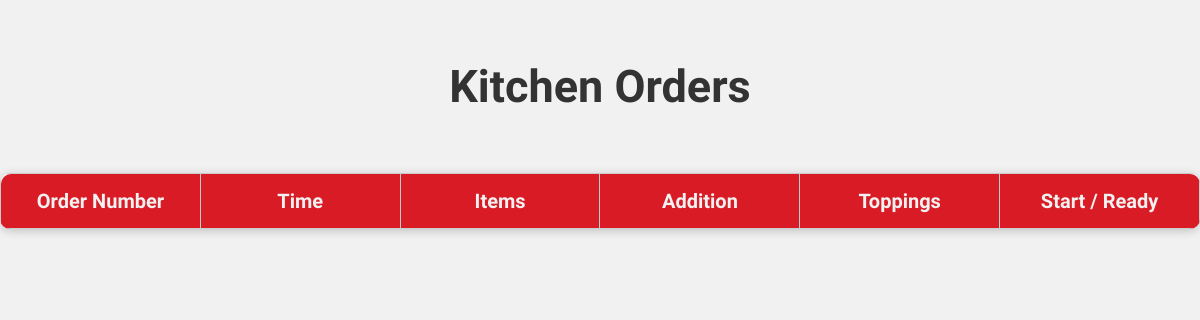
The page /orders on the database as committed earlier.
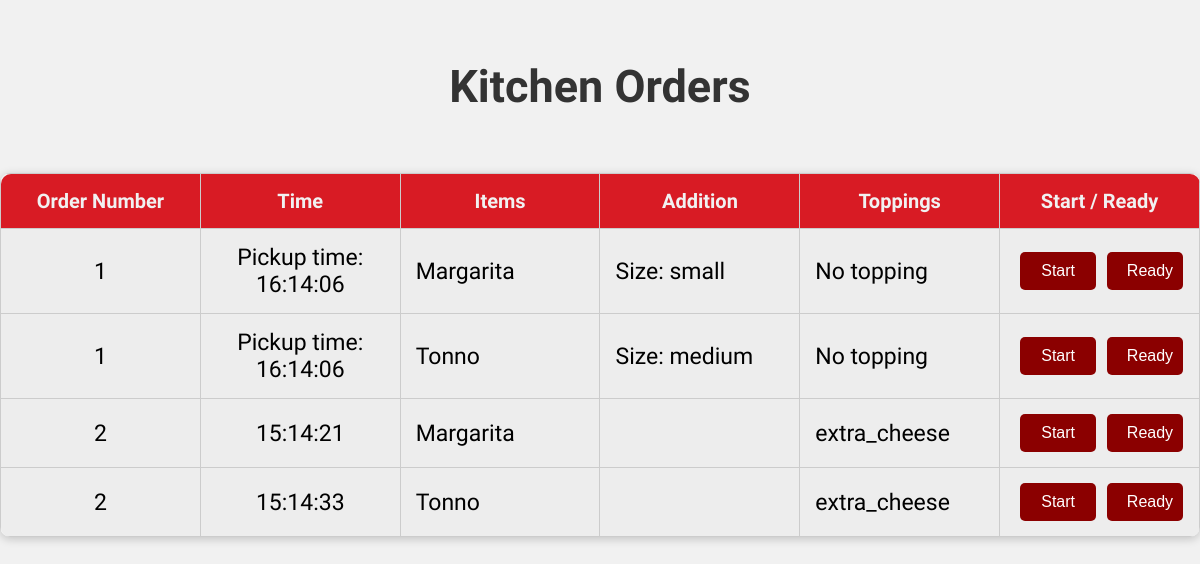
The same page on the database as committed later.
### tables this page shows
CREATE TABLE Orders (OrderId INTEGER NOT NULL PRIMARY KEY AUTOINCREMENT, order_id INTEGER, PizzaType TEXT, Description TEXT, Toppings TEXT, OrderTime TEXT, Color TEXT DEFAULT "#ededed");

### app.py (the view, shortened to what this page needs)
@app.route('/orders', methods=['GET', 'POST'])
def orders():
    orders = get_data_from_db("Orders")
    return render_template('cashier-kitchen/orders.html', data=orders)

### app.py (called while the page is built)
def get_data_from_db(table_name):
    conn = sqlite3.connect('database/database.db')
    cursor = conn.cursor()
    cursor.execute(f"SELECT * FROM {table_name}")
    rows = cursor.fetchall()
    conn.close()
    return rows

### templates/cashier-kitchen/orders.html (shortened to what this page needs)
<!DOCTYPE html>
<html lang="en">
  <head>
    <link rel="stylesheet" href="../../static/css/orders.css" />
  </head>
  <body>
    <div class="container">
      <h1>Kitchen Orders</h1>
      <div class="main-table-container">
        <table class="order-table">
          <thead>
            <tr>
              <th>Order Number</th>
              <th>Time</th>
              <th>Items</th>
              <th>Addition</th>
              <th>Toppings</th>
              <th>Start / Ready</th>
            </tr>
          </thead>
          <tbody>
            {% for row in data %}
            <tr >
              <td style="text-align: center; background-color: {{ row[6] }}">{{ row[1] }}</td>
              <td style="text-align: center; background-color: {{ row[6] }}">{{ row[5] }}</td>
              <td style="background-color: {{ row[6] }}">{{ row[2] }}</td>
              <td style="background-color: {{ row[6] }}">{{ row[3] }}</td>
              <td style="background-color: {{ row[6] }}">{{ row[4] }}</td>
              <td style="background-color: {{ row[6] }}">
                <form method="post">
                  <button type="submit" name="start" value="pressed">
                    Start
                  </button>
                  <button
                    type="submit"
                    name="ready"
                    value="pressed"
                    style="background-color: darkred"
                  >
                    Ready
                  </button>
                </form>
              </td>
            </tr>
            {% endfor %}
          </tbody>
        </table>
      </div>
    </div>
  </body>
</html>

Rows that differ between the two databases and show on the page:
added Orders: order "1", OrderTime "Pickup time: 16:14:06", PizzaType "Margarita", Description "Size: small", Toppings "No topping"
added Orders: order "1", OrderTime "Pickup time: 16:14:06", PizzaType "Tonno", Description "Size: medium", Toppings "No topping"
added Orders: order "2", OrderTime "15:14:21", PizzaType "Margarita", Toppings "extra_cheese"
added Orders: order "2", OrderTime "15:14:33", PizzaType "Tonno", Toppings "extra_cheese"
